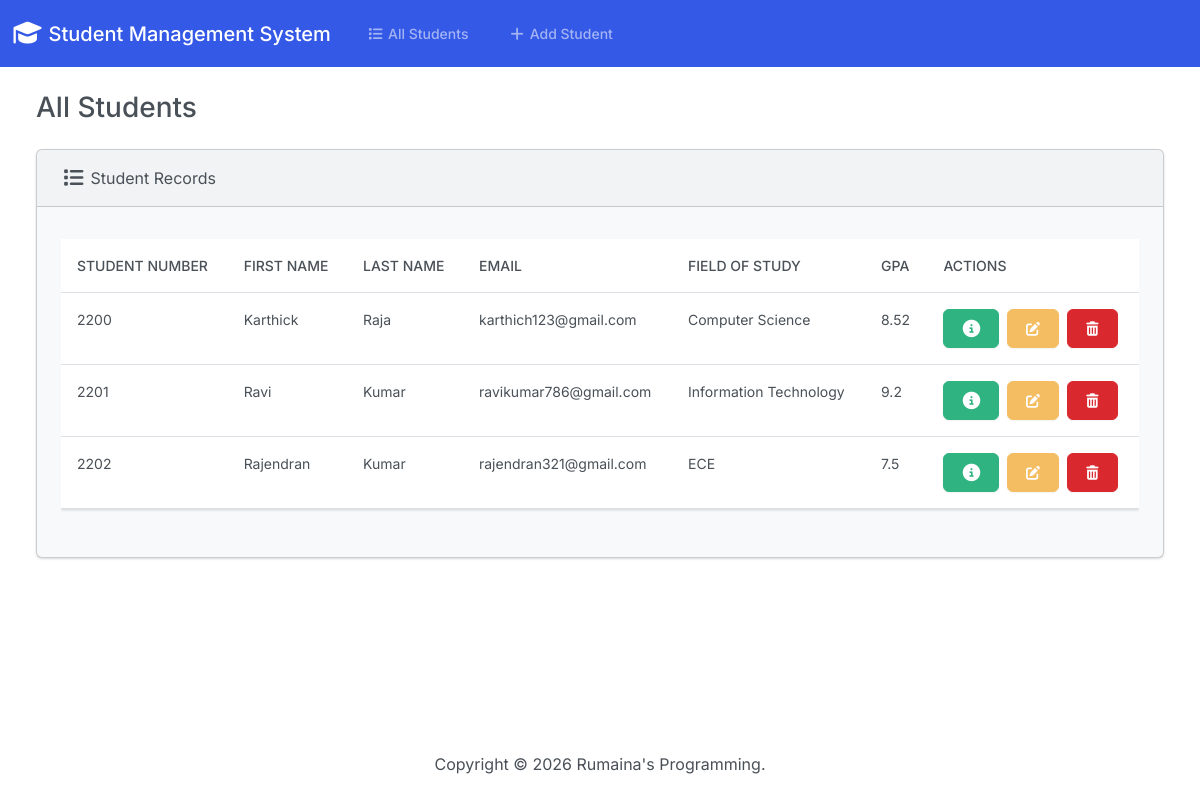
The page / on the database its author committed.
### students/models.py (models this page shows, shortened)
class Students(models.Model):
    student_number = models.PositiveIntegerField()
    first_name = models.CharField(max_length=50)
    last_name = models.CharField(max_length=50)
    email = models.EmailField(max_length=100)
    field_of_study = models.CharField(max_length=50)
    gpa = models.FloatField()

### students/views.py (the view)
# urls.py: path('',views.index,name='index'),
def index(request):
    return render(request, 'students/index.html',{
        'students':Students.objects.all()
    })

### students/templates/students/index.html (shortened to what this page needs)
{% extends "students/base.html" %}
{% block body %}
<h3 class="m-4">All Students</h3>
<div class="row">
  <div class="col-12">
    {% if students %}
      <div class="card bg-light ms-4 me-4 mb-4">
        <div class="card-header">
          <i class="fa-solid fa-list fa-lg"></i> Student Records
        </div>
        <div class="card-body">
          <p class="card-text">
            <div class="table-responsive">
              <table class="table table-hover">
                <thead>
                  <tr>
                    <th scope="col">Student Number</th>
                    <th scope="col">First Name</th>
                    <th scope="col">Last Name</th>
                    <th scope="col">Email</th>
                    <th scope="col">Field of Study</th>
                    <th scope="col">GPA</th>
                    <th scope="col">Actions</th>
                  </tr>
                </thead>
                <tbody>
                  {% for student in students %}
                    <tr>
                      <td>{{ student.student_number }}</td>
                      <td>{{ student.first_name }}</td>
                      <td>{{ student.last_name }}</td>
                      <td>{{ student.email }}</td>
                      <td>{{ student.field_of_study }}</td>
                      <td>{{ student.gpa }}</td>
                      <td>
                        <button type="button" class="btn btn-success me-1" href="{% url 'view_student' student.id %}" data-bs-toggle="modal" data-bs-target="#myModal{{student.id}}">
                        </button>
                        <a class="btn btn-warning me-1" href="{% url 'edit' student.id %}">
                          <i class="fa-solid fa-pen-to-square"></i>
                        </a>
                        <button type="button" class="btn btn-danger" data-bs-toggle="modal" data-bs-target="#delete{{student.id}}">
                            <i class="fa-solid fa-trash-can"></i>
                        </button>
                      </td>
                    </tr>
                  {% endfor %}
                </tbody>
              </table>
            </div>
          </p>
        </div>
      </div>
    {% else %}
      <h5 class="alert alert-primary ms-4 me-4">No Student Records</h5>
    {% endif %}
  </div>
</div>
{% endblock %}

### students/templates/students/base.html (shortened to what this page needs)
{% load static %}
<!DOCTYPE html>
<html>
    <head>
        <link href="{% static 'css/bootstrap.min (1).css' %}" rel="stylesheet">
    </head>
    <link rel="stylesheet" href="https://cdnjs.cloudflare.com/ajax/libs/font-awesome/7.0.1/css/all.min.css"/>
    <body class="d-flex flex-column min-vh-100">
        <nav class="navbar navbar-expand-lg bg-primary" data-bs-theme="dark">
            <div class="container-fluid">
                <a class="navbar-brand" href="{% url 'index' %}">
                    <i class="fa-solid fa-graduation-cap fa-lg"></i> Student Management System
                </a>
                <div class="collapse navbar-collapse" id="navbarColor01">
                    <ul class="navbar-nav me-auto">
                        <li class="nav-item">
                            <a class="nav-link" href="{% url 'index' %}">
                                <i class="fa-solid fa-list"></i> All Students
                            </a>
                        </li>
                        <li class="nav-item">
                            <a class="nav-link" href="{% url 'add' %}">
                                <i class="fa-solid fa-plus"></i> Add Student
                            </a>
                        </li>
                    </ul>
                </div>
            </div>
        </nav>
        <div class="container-fluid">
            {% block body %}
            {% endblock %}
        </div>
        <footer class="mt-auto mb-4">
            <div class="text-center">
                <span>
                    Copyright &copy; <script>document.write(new Date().getFullYear())</script> Rumaina's Programming.
                </span>
            </div>
        </footer>
    </body>
</html>

### rows shown on the page
Students: student_number "2200", first_name "Karthick", last_name "Raja", email "karthich123@gmail.com", field_of_study "Computer Science", gpa "8.52"
Students: student_number "2201", first_name "Ravi", last_name "Kumar", email "ravikumar786@gmail.com", field_of_study "Information Technology", gpa "9.2"
Students: student_number "2202", first_name "Rajendran", last_name "Kumar", email "rajendran321@gmail.com", field_of_study "ECE", gpa "7.5"
